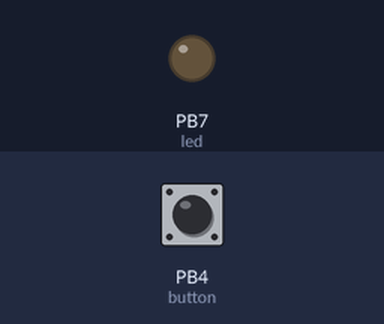
Bench run of a program on a simulated STM32 Blue Pill. On the bench: output pins drawn as LEDs (lit = HIGH). The inputs (shaded band) are chosen by the test bench; at power-on: PB4 (button) HIGH.

Above: at 1.2 s.
1.3 s: PB4 (button) pulled LOW for 0.15 s
At 1.9 s:
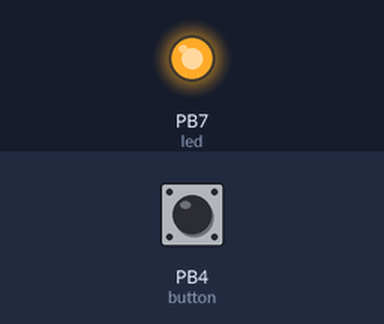
2.9 s: PB4 (button) pulled LOW for 1 s
At 4.3 s:
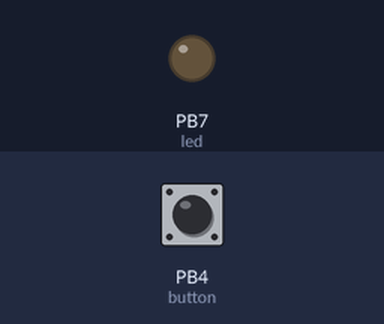
5.4 s: PB4 (button) pulled LOW for 3.2 s
At 6.2 s:
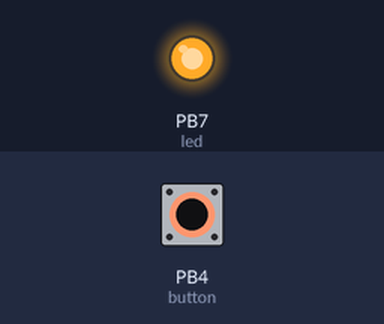
Timing chart, 0 to 8.4 s (numbered marks = the images above; inputs shaded):
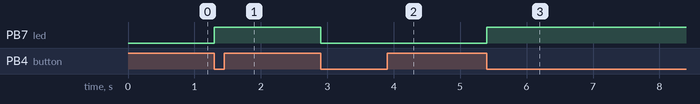

The program:

main.cpp
```cpp
/*
//pinout http://land-boards.com/blwiki/index.php?title=STM32
//pio https://docs.platformio.org/en/latest/boards/ststm32/genericSTM32F103C8.html
//arduino + stm32 basics https://www.onetransistor.eu/2020/01/stm32-bluepill-arduino-support.html
/https://www.youtube.com/watch?v=Myon8H111PQ
/https://www.youtube.com/watch?v=cmHQxd_qGl8


*/
#include <Arduino.h>

const uint8_t button = PB4;
const uint8_t led = PB7;
uint8_t currentbstate = LOW;
uint8_t lastbstate = LOW;
uint8_t ledstate = LOW;


void setup() {
pinMode(button,INPUT_PULLUP);
pinMode(led, OUTPUT);
}

void loop() {
  lastbstate = currentbstate;
  currentbstate = digitalRead(button);
  if(lastbstate == HIGH && currentbstate == LOW){
    ledstate =!ledstate;
    digitalWrite(led, ledstate);
  }
 delay(100);
}
```

Measured:
- after the input at 1.3 s, PB7 (led): LOW → HIGH at once
- after the input at 2.9 s, PB7 (led): HIGH → LOW at once
- after the input at 5.4 s, PB7 (led): LOW → HIGH at once
